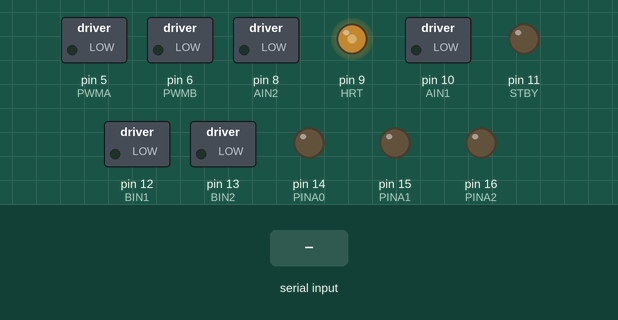
Recording of a sketch running on a simulated Arduino Uno, built with avr-gcc and run on an emulated ATmega328P. Shown: switched loads named in the sketch (green lamp = pin HIGH), output pins drawn as LEDs (lit = HIGH). The test bench sets the inputs (shaded band).

Above: at 1.26 s.
1.3 s: "c" received over the second serial link
At 1.46 s:
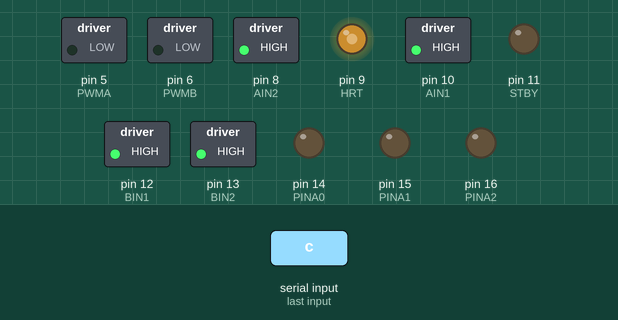
4.3 s: "z" received over the second serial link
At 4.66 s:
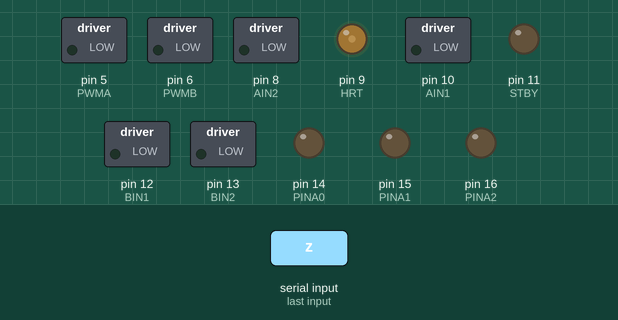
7.3 s: "h" received over the second serial link
At 7.46 s:
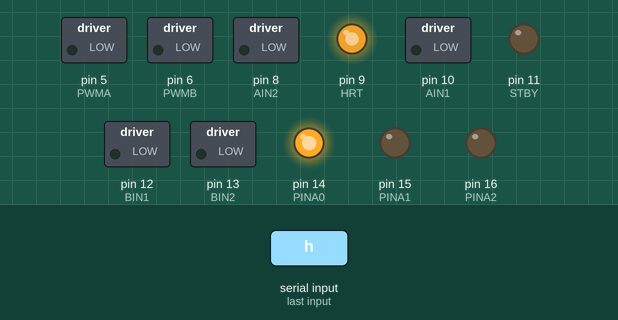
10.3 s: "j" received over the second serial link
At 10.46 s:
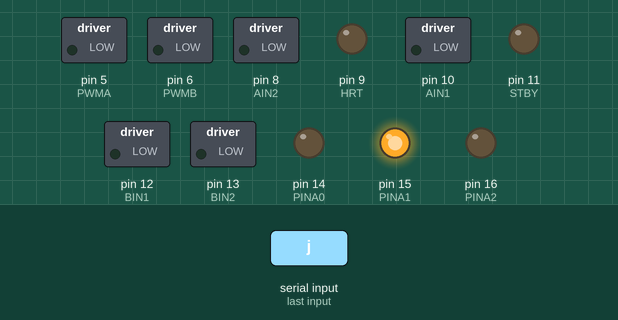
13.3 s: "l" received over the second serial link
At 13.46 s:
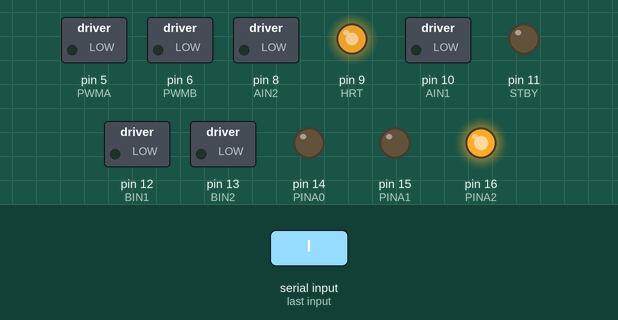
16.3 s: "w" received over the second serial link
At 16.46 s:
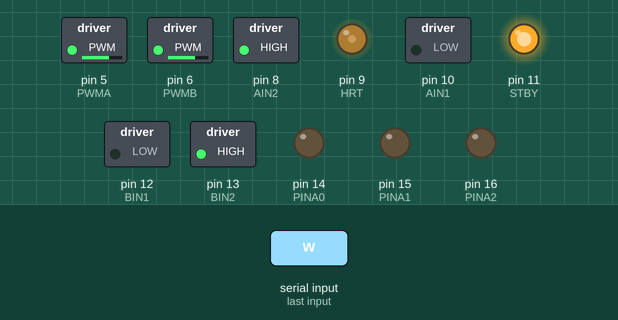
Timing chart, 0 to 20.3 s (numbered marks = the images above; inputs shaded):
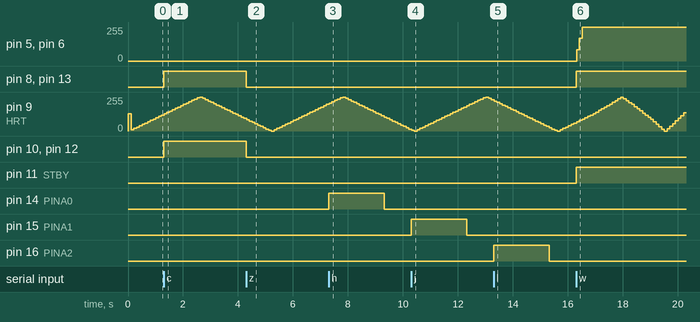

Measured:
- after the input at 1.3 s, pin 8 (AIN2), pin 10 (AIN1), pin 12 (BIN1), pin 13 (BIN2): LOW → HIGH at once
- after the input at 4.3 s, pin 8 (AIN2), pin 10 (AIN1), pin 12 (BIN1), pin 13 (BIN2): HIGH → LOW at once
- after the input at 7.3 s, pin 14 (PINA0): LOW → HIGH at once, → LOW 2.0 s later
- after the input at 10.3 s, pin 15 (PINA1): LOW → HIGH at once, → LOW 2.0 s later
- after the input at 13.3 s, pin 16 (PINA2): LOW → HIGH at once, → LOW 2.0 s later
- after the input at 16.3 s, pin 5 (PWMA), pin 6 (PWMB): 0/255 → 85/255 at once, → 170/255 0.10 s later, → 255/255 0.10 s later; pin 8 (AIN2), pin 11 (STBY), pin 13 (BIN2): LOW → HIGH at once

The sketch:

ShellmoArduinoStd.ino
```cpp
/* Version 1.00 */
/* Arduino for Shellmo Standard Circuit version 0.01 */

#include <SoftwareSerial.h>
#include <MsTimer2.h>
#include <EEPROM.h>

// Motor A
int PWMA = 5; // Speed control
int AIN1 = 10; // Direction
int AIN2 = 8; // Direction

// Motor B
int PWMB = 6; // Speed control
int BIN1 = 12; // Direction
int BIN2 = 13; // Direction
int STBY = 11; // Standby  LOW = Stop motors

// Special pins  Ex: eyes
int PINA0 = 14;
int PINA1 = 15;
int PINA2 = 16;

// Heart LED
int HRT = 9;

// Bluetooth pins
int bluetoothTx = 2;
int bluetoothRx = 3;
SoftwareSerial bluetooth(bluetoothTx, bluetoothRx);

char c = 0; // Serial data
short BLUETOOTH_AVAILABLE = 0;
int DATA_TYPE = 0;

int heart = 0, heartrate = 10, tcount = 0, eyecount = 0;
short PHASE_HEART = 0;

int spd = 99, speednow = 0, speedmax, accel;
boolean moveflag = false, eyeflag = false;

void setup() {
    pinMode(STBY, OUTPUT);
    pinMode(PWMA, OUTPUT); pinMode(AIN1, OUTPUT); pinMode(AIN2, OUTPUT);
    pinMode(PWMB, OUTPUT); pinMode(BIN1, OUTPUT); pinMode(BIN2, OUTPUT);
    pinMode(PINA0, OUTPUT); pinMode(PINA1, OUTPUT); pinMode(PINA2, OUTPUT);
    pinMode(HRT, OUTPUT); analogWrite(HRT, 128);

    // Read last value of speedmax and accel
    speedmax = EEPROM.read(0);
    if (speedmax == 0)
        speedmax = 255;

    accel = EEPROM.read(1);
    if (accel == 0)
        accel = 128;

    delay(10);

    bluetooth.begin(9600); // Bluetooth rate 115200bps
    bluetooth.println("Start");
    MsTimer2::set(100, timer); // 500ms period
    MsTimer2::start();
}

void timer() {

    // Accel
    if (moveflag == true) {
        if (speednow < speedmax) {
            speednow += accel / 3;
        }
        else {
            speednow = speedmax;
        }

        if (speednow > 255)
            speednow = 255;

        analogWrite(PWMA, speednow);
        analogWrite(PWMB, speednow);
    }

    // Heart rate
    if (PHASE_HEART == 0) {
        heart += heartrate;
        if (heart >= 255) {
            heart = 255;
            PHASE_HEART = 1;
        }
    }
    else if (PHASE_HEART == 1) {
        heart -= heartrate;
        if (heart <= 0) {
            heart = 0;
            PHASE_HEART = 0;
        }
    }
    analogWrite(HRT, heart);

    if (tcount >= 7) {
        if (moveflag == true)
            heartrate += speednow / 100;
        else
            heartrate -= 1;
        if (heartrate <= 10)
            heartrate = 10;
        else if (heartrate >= 50)
            heartrate = 50;
        tcount = 0;
    }
    tcount++;

    // Eye safety
    if (eyeflag == true) {
        eyecount++;
        if (eyecount > 20) {
            eyeflag = false;
            digitalWrite(PINA0, 0);
            digitalWrite(PINA1, 0);
            digitalWrite(PINA2, 0);
        }
    }
}

void loop() {
    BLUETOOTH_AVAILABLE = bluetooth.available();

    if (BLUETOOTH_AVAILABLE == 1) {
        c = bluetooth.read();
        bluetooth.println(c);

        switch (c) {
        case 'w':
            move_forward();
            break;

        case 's':
            move_back();
            break;

        case 'a':
            move_left();
            break;

        case 'd':
            move_right();
            break;

        case 'x':
            move_stop();
            break;

        case 'z':
            move_stop();
            break;

        case 'c':
            move_brakes();
            break;

        case 'h':
            digitalWrite(PINA0, 1);
            eyeflag = true;
            eyecount = 0;
            break;

        case 'j':
            digitalWrite(PINA1, 1);
            eyeflag = true;
            eyecount = 0;
            break;

        case 'l':
            digitalWrite(PINA2, 1);
            eyeflag = true;
            eyecount = 0;
            break;

        case 'i':
            digitalWrite(PINA0, 0);
            eyeflag = false;
            break;

        case 'k':
            digitalWrite(PINA1, 0);
            eyeflag = false;
            break;

        case 'm':
            digitalWrite(PINA2, 0);
            eyeflag = false;
            break;

        case 'v':
            DATA_TYPE = 1;
            break;

        case 'b':
            DATA_TYPE = 3;
            break;

        default:
            if (c >= 48 && c <= 57) {

                // Read value of speedmax or accel
                if (DATA_TYPE == 1) {
                    spd = 10 * (c - 48);
                    DATA_TYPE = 2;
                }
                else if (DATA_TYPE == 2) {
                    spd = spd + c - 48;
                    speedmax = spd * 2 + spd / 2;
                    EEPROM.write(0, speedmax);
                    DATA_TYPE = 0;
                }
                else if (DATA_TYPE == 3) {
                    accel = 10 * (c - 48);
                    DATA_TYPE = 4;
                }
                else if (DATA_TYPE == 4) {
                    accel = accel + c - 48;
                    accel = accel * 2 + accel / 2;
                    EEPROM.write(1, accel);
                    DATA_TYPE = 0;
                }
            }
            else
                move_stop(); // Other data = Stop
            break;
        }
    }
}

void move_forward() {
    motor(1, 1);
    motor(2, 1);
    moveflag = true;
}

void move_back() {
    motor(1, 0);
    motor(2, 0);
    moveflag = true;
}

void move_left() {
    motor(1, 1);
    motor(2, 0);
    moveflag = true;
}

void move_right() {
    motor(1, 0);
    motor(2, 1);
    moveflag = true;
}

void move_stop() {
    digitalWrite(STBY, 0);
    digitalWrite(AIN1, 0);
    digitalWrite(AIN2, 0);
    digitalWrite(BIN1, 0);
    digitalWrite(BIN2, 0);
    moveflag = false;
    speednow = 0;
}

void move_brakes() {
    digitalWrite(AIN1, 1);
    digitalWrite(AIN2, 1);
    digitalWrite(BIN1, 1);
    digitalWrite(BIN2, 1);
    moveflag = false;
    speednow = 0;
}

void motor(int motor, int direction) {
    digitalWrite(STBY, 1); // Disable standby
    int inPin1 = 1;
    int inPin2 = 0;

    if (direction == 1) {
        inPin1 = 0;
        inPin2 = 1;
    }

    if (motor == 1) {
        digitalWrite(AIN1, inPin1);
        digitalWrite(AIN2, inPin2);
        analogWrite(PWMA, speednow);
    } else {
        digitalWrite(BIN1, inPin1);
        digitalWrite(BIN2, inPin2);
        analogWrite(PWMB, speednow);
    }
}
```
